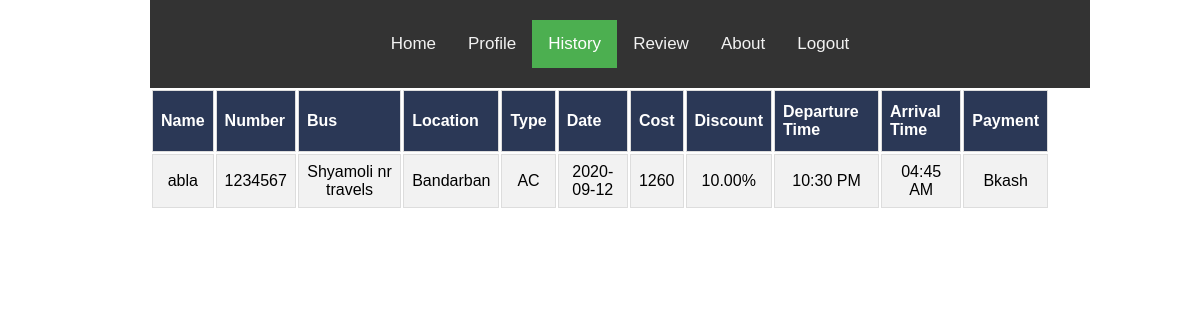
Screenshot of /view/history.php (signed in) with the database file from the repository.
### tables this page shows
CREATE TABLE `history` (
  `id` int(11) NOT NULL,
  `name` varchar(50) NOT NULL,
  `number` int(11) NOT NULL,
  `bus` varchar(50) NOT NULL,
  `location` varchar(50) NOT NULL,
  `type` text NOT NULL,
  `date` date NOT NULL,
  `cost` int(11) NOT NULL,
  `discount` decimal(8,2) NOT NULL,
  `departing_time` varchar(50) NOT NULL,
  `arrival_time` varchar(50) NOT NULL,
  `payment` varchar(50) NOT NULL,
  `review` varchar(255) NOT NULL,
  `star` int(8) NOT NULL
);

### model/conn.php (called while the page is built, shortened)
<?php  class conn{
		public function selectallhistory(){
			$c = mysqli_connect("localhost","root","","bus_list");
			return mysqli_query($c,"SELECT * FROM history");
		}
		public function selecthistory($n){
			$c = mysqli_connect("localhost","root","","bus_list");
			return mysqli_query($c,"SELECT * FROM history WHERE id=$n");
		}
	}
?>

### controller/historyfetch.php (the view, shortened to what this page needs)
<?php include('../model/conn.php'); ?>
<!DOCTYPE html>
<html>
<head>
</head>
</html>
<?php
class historyfetch{
	public function getResult($number){
		$t= new conn();
		$query = $t->selectallhistory();
		$count= mysqli_num_rows($query);
		?>
				<table class="bus">
			<tr>
				<th>Name</th>
				<th>Number</th>
				<th>Bus</th>
				<th>Location</th>
				<th>Type</th>
				<th>Date</th>
				<th>Cost</th>
				<th>Discount</th>
				<th>Departure Time</th>
				<th>Arrival Time</th>
				<th>Payment</th>
			</tr>
			<?php
			$n=1;
			while($n<=$count){
				$q= $t->selecthistory($n);
				$row= mysqli_fetch_array($q);
				if($row[2]==$number)
				{
				?>
				<tr>
					<td><?php echo $row[1];?></td>
					<td><?php echo $row[2];?></td>
					<td><?php echo $row[3];?></td>
					<td><?php echo $row[4];?></td>
					<td><?php echo $row[5];?></td>
					<td><?php echo $row[6];?></td>
					<td><?php echo $row[7]-($row[7]/100*$row[8]);?></td>
					<td><?php echo $row[8];?>%</td>
					<td><?php echo $row[9];?></td>
					<td><?php echo $row[10];?></td>
					<td><?php echo $row[11];?></td>
				</tr>
				<?php
			}
				$n=$n+1;
			  }?>
			  </table>
			  <?php
			}
   }
?>

### controller/historyfetch.php (style rules this page uses)
.bus { margin: auto; }
.bus td, .bus th { border: 1px solid #ddd; padding: 8px; }
.bus tr:nth-child(even) { background-color: #f2f2f2; }
.bus th { padding-top: 12px; padding-bottom: 12px; text-align: left; background-color: #2B3856; color: white; }

### view/history.php (style rules this page uses)
body { margin: 0; font-family: Arial, Helvetica, sans-serif; }

### rows the page displays
history: name "abla", number "1234567", bus "Shyamoli nr travels", location "Bandarban", type "AC", date "2020-09-12", $row[7]-($row[7]/100*$row[8]) "1260", discount "10.00", departing_time "10:30 PM", arrival_time "04:45 AM", payment "Bkash"
